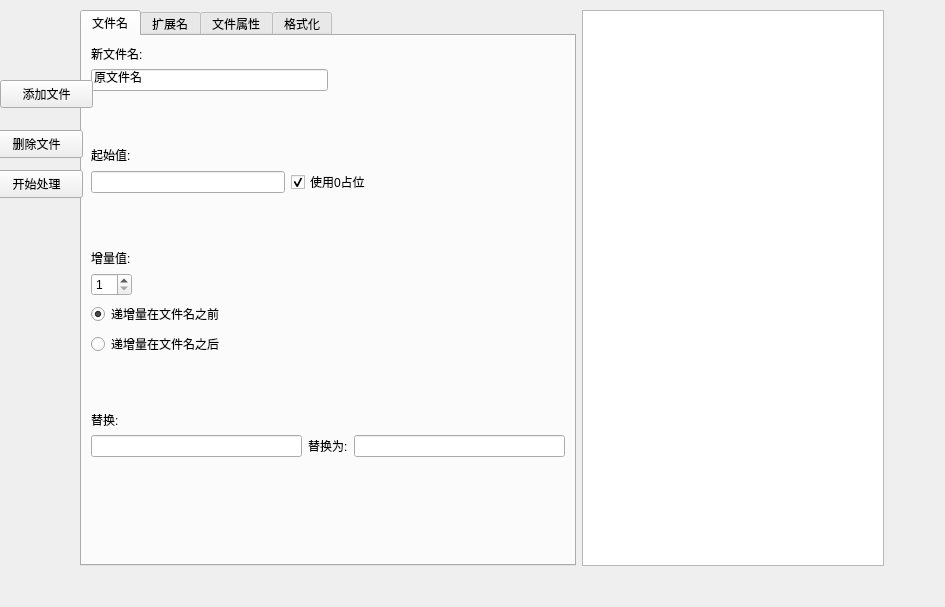
<?xml version="1.0" encoding="UTF-8"?>
<ui version="4.0">
 <class>CRenameWidget</class>
 <widget class="QWidget" name="CRenameWidget">
  <property name="geometry">
   <rect>
    <x>0</x>
    <y>0</y>
    <width>945</width>
    <height>607</height>
   </rect>
  </property>
  <property name="windowTitle">
   <string>Form</string>
  </property>
  <widget class="QWidget" name="layoutWidget">
   <property name="geometry">
    <rect>
     <x>80</x>
     <y>10</y>
     <width>804</width>
     <height>556</height>
    </rect>
   </property>
   <layout class="QHBoxLayout" name="horizontalLayout">
    <item>
     <widget class="QTabWidget" name="tabWidget">
      <property name="currentIndex">
       <number>0</number>
      </property>
      <widget class="QWidget" name="tab">
       <attribute name="title">
        <string>文件名</string>
       </attribute>
       <layout class="QVBoxLayout" name="verticalLayout_5">
        <item>
         <widget class="QLabel" name="labelNewFile">
          <property name="text">
           <string>新文件名:</string>
          </property>
         </widget>
        </item>
        <item>
         <layout class="QHBoxLayout" name="horizontalLayout_3">
          <item>
           <widget class="QLineEdit" name="lineEditOldFile">
            <property name="text">
             <string>原文件名</string>
            </property>
            <property name="placeholderText">
             <string/>
            </property>
           </widget>
          </item>
          <item>
           <spacer name="horizontalSpacer">
            <property name="orientation">
             <enum>Qt::Horizontal</enum>
            </property>
            <property name="sizeHint" stdset="0">
             <size>
              <width>40</width>
              <height>20</height>
             </size>
            </property>
           </spacer>
          </item>
         </layout>
        </item>
        <item>
         <spacer name="verticalSpacer">
          <property name="orientation">
           <enum>Qt::Vertical</enum>
          </property>
          <property name="sizeHint" stdset="0">
           <size>
            <width>20</width>
            <height>43</height>
           </size>
          </property>
         </spacer>
        </item>
        <item>
         <widget class="QLabel" name="labelOriginValue">
          <property name="text">
           <string>起始值:</string>
          </property>
         </widget>
        </item>
        <item>
         <layout class="QHBoxLayout" name="horizontalLayout_4">
          <item>
           <widget class="QLineEdit" name="lineEditOriginValue"/>
          </item>
          <item>
           <widget class="QCheckBox" name="checkBoxZero">
            <property name="text">
             <string>使用0占位</string>
            </property>
            <property name="checked">
             <bool>true</bool>
            </property>
           </widget>
          </item>
          <item>
           <spacer name="horizontalSpacer_2">
            <property name="orientation">
             <enum>Qt::Horizontal</enum>
            </property>
            <property name="sizeHint" stdset="0">
             <size>
              <width>40</width>
              <height>20</height>
             </size>
            </property>
           </spacer>
          </item>
         </layout>
        </item>
        <item>
         <spacer name="verticalSpacer_2">
          <property name="orientation">
           <enum>Qt::Vertical</enum>
          </property>
          <property name="sizeHint" stdset="0">
           <size>
            <width>20</width>
            <height>43</height>
           </size>
          </property>
         </spacer>
        </item>
        <item>
         <widget class="QLabel" name="label_3">
          <property name="text">
           <string>增量值:</string>
          </property>
         </widget>
        </item>
        <item>
         <layout class="QHBoxLayout" name="horizontalLayout_5">
          <item>
           <widget class="QSpinBox" name="spinBoxIncrement">
            <property name="minimum">
             <number>1</number>
            </property>
           </widget>
          </item>
          <item>
           <spacer name="horizontalSpacer_3">
            <property name="orientation">
             <enum>Qt::Horizontal</enum>
            </property>
            <property name="sizeHint" stdset="0">
             <size>
              <width>40</width>
              <height>20</height>
             </size>
            </property>
           </spacer>
          </item>
         </layout>
        </item>
        <item>
         <widget class="QRadioButton" name="radioAddFore">
          <property name="text">
           <string>递增量在文件名之前</string>
          </property>
          <property name="checked">
           <bool>true</bool>
          </property>
         </widget>
        </item>
        <item>
         <widget class="QRadioButton" name="radioAddBack">
          <property name="text">
           <string>递增量在文件名之后</string>
          </property>
         </widget>
        </item>
        <item>
         <spacer name="verticalSpacer_3">
          <property name="orientation">
           <enum>Qt::Vertical</enum>
          </property>
          <property name="sizeHint" stdset="0">
           <size>
            <width>20</width>
            <height>43</height>
           </size>
          </property>
         </spacer>
        </item>
        <item>
         <widget class="QLabel" name="labelReplace">
          <property name="text">
           <string>替换:</string>
          </property>
         </widget>
        </item>
        <item>
         <layout class="QHBoxLayout" name="horizontalLayout_2">
          <item>
           <widget class="QLineEdit" name="lineEditReplacePrevious"/>
          </item>
          <item>
           <widget class="QLabel" name="label_5">
            <property name="text">
             <string>替换为:</string>
            </property>
           </widget>
          </item>
          <item>
           <widget class="QLineEdit" name="lineEditReplaceAfter"/>
          </item>
         </layout>
        </item>
        <item>
         <spacer name="verticalSpacer_12">
          <property name="orientation">
           <enum>Qt::Vertical</enum>
          </property>
          <property name="sizeHint" stdset="0">
           <size>
            <width>20</width>
            <height>43</height>
           </size>
          </property>
         </spacer>
        </item>
        <item>
         <spacer name="verticalSpacer_13">
          <property name="orientation">
           <enum>Qt::Vertical</enum>
          </property>
          <property name="sizeHint" stdset="0">
           <size>
            <width>20</width>
            <height>43</height>
           </size>
          </property>
         </spacer>
        </item>
       </layout>
      </widget>
      <widget class="QWidget" name="tab_2">
       <attribute name="title">
        <string>扩展名</string>
       </attribute>
       <layout class="QVBoxLayout" name="verticalLayout_2">
        <item>
         <widget class="QLabel" name="labelNewFile_2">
          <property name="text">
           <string>新文件名:</string>
          </property>
         </widget>
        </item>
        <item>
         <layout class="QHBoxLayout" name="horizontalLayout_6">
          <item>
           <widget class="QLineEdit" name="lineEditOldFile_2">
            <property name="placeholderText">
             <string>原文件名:</string>
            </property>
           </widget>
          </item>
          <item>
           <spacer name="horizontalSpacer_4">
            <property name="orientation">
             <enum>Qt::Horizontal</enum>
            </property>
            <property name="sizeHint" stdset="0">
             <size>
              <width>40</width>
              <height>20</height>
             </size>
            </property>
           </spacer>
          </item>
         </layout>
        </item>
        <item>
         <spacer name="verticalSpacer_4">
          <property name="orientation">
           <enum>Qt::Vertical</enum>
          </property>
          <property name="sizeHint" stdset="0">
           <size>
            <width>20</width>
            <height>43</height>
           </size>
          </property>
         </spacer>
        </item>
        <item>
         <widget class="QLabel" name="labelOriginValue_2">
          <property name="text">
           <string>起始值:</string>
          </property>
         </widget>
        </item>
        <item>
         <layout class="QHBoxLayout" name="horizontalLayout_7">
          <item>
           <widget class="QLineEdit" name="lineEditOriginValue_2"/>
          </item>
          <item>
           <spacer name="horizontalSpacer_5">
            <property name="orientation">
             <enum>Qt::Horizontal</enum>
            </property>
            <property name="sizeHint" stdset="0">
             <size>
              <width>40</width>
              <height>20</height>
             </size>
            </property>
           </spacer>
          </item>
         </layout>
        </item>
        <item>
         <spacer name="verticalSpacer_5">
          <property name="orientation">
           <enum>Qt::Vertical</enum>
          </property>
          <property name="sizeHint" stdset="0">
           <size>
            <width>20</width>
            <height>43</height>
           </size>
          </property>
         </spacer>
        </item>
        <item>
         <widget class="QLabel" name="label_4">
          <property name="text">
           <string>增量值:</string>
          </property>
         </widget>
        </item>
        <item>
         <layout class="QHBoxLayout" name="horizontalLayout_8">
          <item>
           <widget class="QSpinBox" name="spinBoxIncrement_2">
            <property name="minimum">
             <number>1</number>
            </property>
           </widget>
          </item>
          <item>
           <spacer name="horizontalSpacer_6">
            <property name="orientation">
             <enum>Qt::Horizontal</enum>
            </property>
            <property name="sizeHint" stdset="0">
             <size>
              <width>40</width>
              <height>20</height>
             </size>
            </property>
           </spacer>
          </item>
         </layout>
        </item>
        <item>
         <widget class="QRadioButton" name="radioAddFore_2">
          <property name="text">
           <string>递增量在文件名之前</string>
          </property>
          <property name="checked">
           <bool>true</bool>
          </property>
         </widget>
        </item>
        <item>
         <widget class="QRadioButton" name="radioAddBack_2">
          <property name="text">
           <string>递增量在文件名之后</string>
          </property>
         </widget>
        </item>
        <item>
         <spacer name="verticalSpacer_6">
          <property name="orientation">
           <enum>Qt::Vertical</enum>
          </property>
          <property name="sizeHint" stdset="0">
           <size>
            <width>20</width>
            <height>43</height>
           </size>
          </property>
         </spacer>
        </item>
        <item>
         <widget class="QLabel" name="labelReplace_2">
          <property name="text">
           <string>替换:</string>
          </property>
         </widget>
        </item>
        <item>
         <layout class="QHBoxLayout" name="horizontalLayout_9">
          <item>
           <widget class="QLineEdit" name="lineEditReplacePrevious_2"/>
          </item>
          <item>
           <widget class="QLabel" name="label_6">
            <property name="text">
             <string>替换为:</string>
            </property>
           </widget>
          </item>
          <item>
           <widget class="QLineEdit" name="lineEditReplaceAfter_2"/>
          </item>
         </layout>
        </item>
        <item>
         <spacer name="verticalSpacer_14">
          <property name="orientation">
           <enum>Qt::Vertical</enum>
          </property>
          <property name="sizeHint" stdset="0">
           <size>
            <width>20</width>
            <height>43</height>
           </size>
          </property>
         </spacer>
        </item>
        <item>
         <spacer name="verticalSpacer_15">
          <property name="orientation">
           <enum>Qt::Vertical</enum>
          </property>
          <property name="sizeHint" stdset="0">
           <size>
            <width>20</width>
            <height>43</height>
           </size>
          </property>
         </spacer>
        </item>
       </layout>
      </widget>
      <widget class="QWidget" name="tab_3">
       <attribute name="title">
        <string>文件属性</string>
       </attribute>
       <layout class="QHBoxLayout" name="horizontalLayout_10">
        <item>
         <spacer name="horizontalSpacer_7">
          <property name="orientation">
           <enum>Qt::Horizontal</enum>
          </property>
          <property name="sizeHint" stdset="0">
           <size>
            <width>190</width>
            <height>20</height>
           </size>
          </property>
         </spacer>
        </item>
        <item>
         <layout class="QVBoxLayout" name="verticalLayout_3">
          <item>
           <widget class="QPushButton" name="btnAddRead">
            <property name="text">
             <string>添加&quot;只读&quot;属性</string>
            </property>
           </widget>
          </item>
          <item>
           <widget class="QPushButton" name="btnSubRead">
            <property name="text">
             <string>去掉&quot;只读&quot;属性</string>
            </property>
           </widget>
          </item>
          <item>
           <widget class="QPushButton" name="btnAddHide">
            <property name="text">
             <string>添加&quot;隐藏&quot;属性</string>
            </property>
           </widget>
          </item>
          <item>
           <widget class="QPushButton" name="btnSubHide">
            <property name="text">
             <string>去掉&quot;隐藏&quot;属性</string>
            </property>
           </widget>
          </item>
          <item>
           <widget class="QPushButton" name="btnAddSys">
            <property name="text">
             <string>添加&quot;系统&quot;属性</string>
            </property>
           </widget>
          </item>
          <item>
           <widget class="QPushButton" name="btnSubSys">
            <property name="text">
             <string>去掉&quot;系统&quot;属性</string>
            </property>
           </widget>
          </item>
          <item>
           <widget class="QPushButton" name="btnAddSave">
            <property name="text">
             <string>添加&quot;存档&quot;属性</string>
            </property>
           </widget>
          </item>
          <item>
           <widget class="QPushButton" name="btnSubSave">
            <property name="text">
             <string>去掉&quot;存档&quot;属性</string>
            </property>
           </widget>
          </item>
          <item>
           <spacer name="verticalSpacer_11">
            <property name="orientation">
             <enum>Qt::Vertical</enum>
            </property>
            <property name="sizeHint" stdset="0">
             <size>
              <width>20</width>
              <height>40</height>
             </size>
            </property>
           </spacer>
          </item>
         </layout>
        </item>
        <item>
         <spacer name="horizontalSpacer_8">
          <property name="orientation">
           <enum>Qt::Horizontal</enum>
          </property>
          <property name="sizeHint" stdset="0">
           <size>
            <width>190</width>
            <height>20</height>
           </size>
          </property>
         </spacer>
        </item>
       </layout>
      </widget>
      <widget class="QWidget" name="tab_4">
       <attribute name="title">
        <string>格式化</string>
       </attribute>
       <layout class="QHBoxLayout" name="horizontalLayout_11">
        <item>
         <spacer name="horizontalSpacer_9">
          <property name="orientation">
           <enum>Qt::Horizontal</enum>
          </property>
          <property name="sizeHint" stdset="0">
           <size>
            <width>189</width>
            <height>20</height>
           </size>
          </property>
         </spacer>
        </item>
        <item>
         <layout class="QVBoxLayout" name="verticalLayout_4">
          <item>
           <widget class="QCheckBox" name="checkBoxFarmatName">
            <property name="text">
             <string>格式化文件名</string>
            </property>
           </widget>
          </item>
          <item>
           <widget class="QCheckBox" name="checkBox_2">
            <property name="text">
             <string>格式化扩展名</string>
            </property>
           </widget>
          </item>
          <item>
           <widget class="QPushButton" name="btnBig">
            <property name="text">
             <string>全部大写</string>
            </property>
           </widget>
          </item>
          <item>
           <widget class="QPushButton" name="btnSmall">
            <property name="text">
             <string>全部小写</string>
            </property>
           </widget>
          </item>
          <item>
           <widget class="QPushButton" name="btnFirstBig">
            <property name="text">
             <string>首字母大写</string>
            </property>
           </widget>
          </item>
          <item>
           <spacer name="verticalSpacer_16">
            <property name="orientation">
             <enum>Qt::Vertical</enum>
            </property>
            <property name="sizeHint" stdset="0">
             <size>
              <width>20</width>
              <height>40</height>
             </size>
            </property>
           </spacer>
          </item>
         </layout>
        </item>
        <item>
         <spacer name="horizontalSpacer_10">
          <property name="orientation">
           <enum>Qt::Horizontal</enum>
          </property>
          <property name="sizeHint" stdset="0">
           <size>
            <width>188</width>
            <height>20</height>
           </size>
          </property>
         </spacer>
        </item>
       </layout>
      </widget>
     </widget>
    </item>
    <item>
     <widget class="QTableView" name="tableView"/>
    </item>
   </layout>
  </widget>
  <widget class="QPushButton" name="btnAdd">
   <property name="geometry">
    <rect>
     <x>0</x>
     <y>80</y>
     <width>93</width>
     <height>28</height>
    </rect>
   </property>
   <property name="text">
    <string>添加文件</string>
   </property>
  </widget>
  <widget class="QPushButton" name="btnDelete">
   <property name="geometry">
    <rect>
     <x>-10</x>
     <y>130</y>
     <width>93</width>
     <height>28</height>
    </rect>
   </property>
   <property name="text">
    <string>删除文件</string>
   </property>
  </widget>
  <widget class="QPushButton" name="btnHandle">
   <property name="geometry">
    <rect>
     <x>-10</x>
     <y>170</y>
     <width>93</width>
     <height>28</height>
    </rect>
   </property>
   <property name="text">
    <string>开始处理</string>
   </property>
  </widget>
 </widget>
 <resources/>
 <connections/>
</ui>
